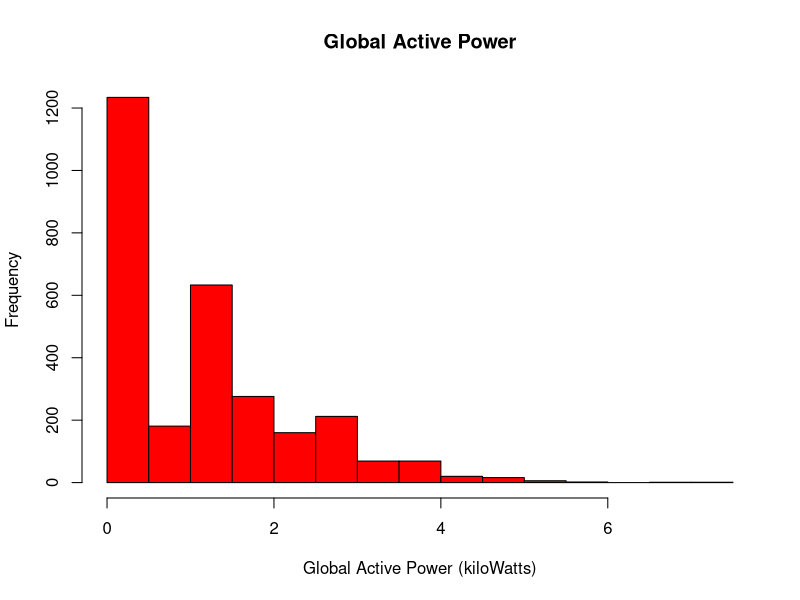
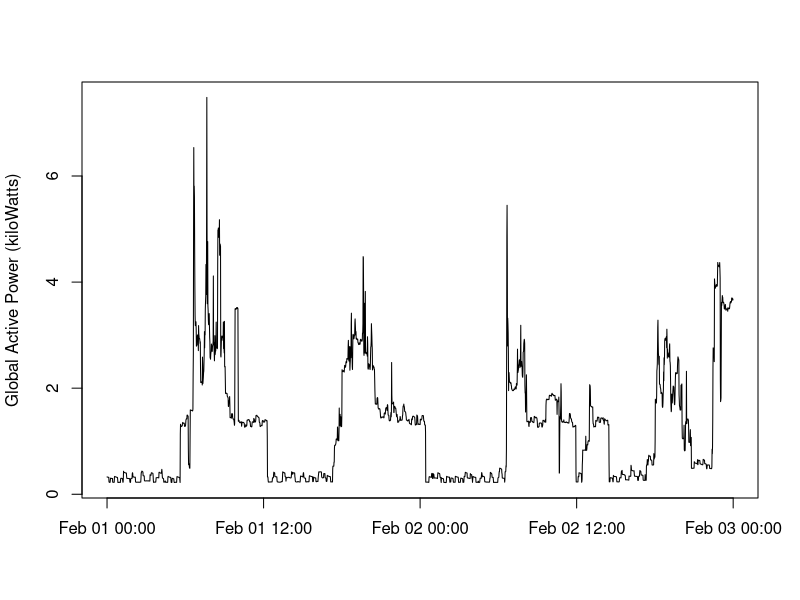
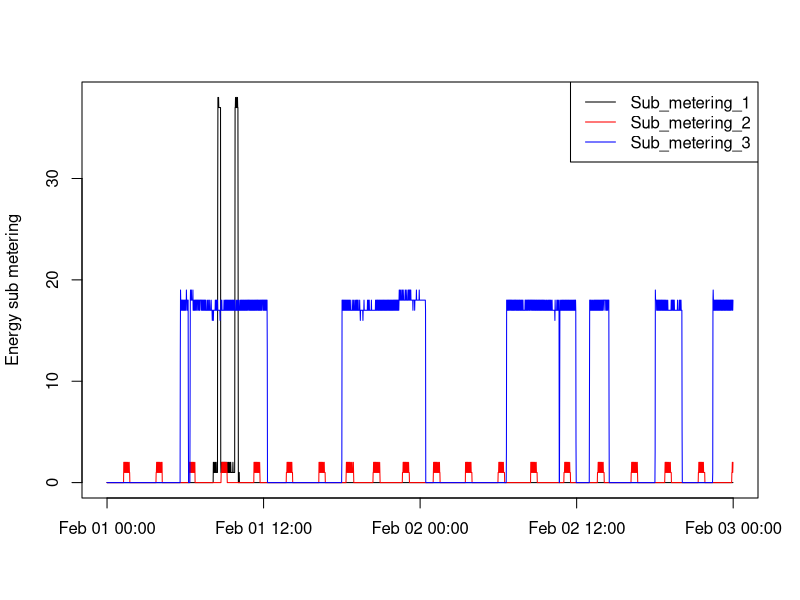
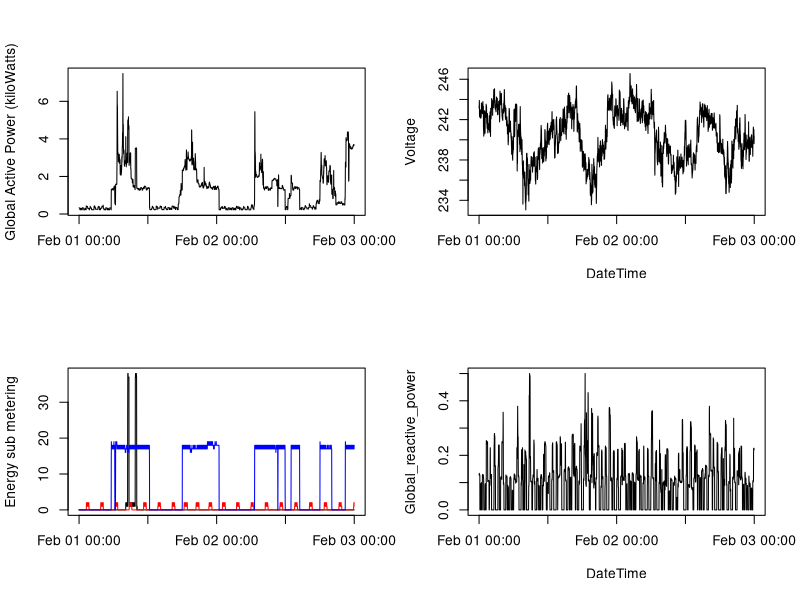

Reproduce these figures in R, in order.
# Read data for plotting from prepared CSV file
powerdata <- read.csv("powerdata.csv", header=T, sep=",", stringsAsFactors=F)
# DateTime needs to be formatted appropriately
powerdata$DateTime <-strptime(powerdata$DateTime, "%Y-%m-%d %T")
attach(powerdata)
# Plot a histoframm
#png("plot1.png")
dev.new(2)
hist(Global_active_power, col="Red", main="Global Active Power",xlab="Global Active Power (kiloWatts)")
#dev.off()
# Plot a line chart
dev.new(3)
plot(DateTime, Global_active_power, type="l", xlab="", ylab="Global Active Power (kiloWatts)")
# Plot Sub metering chart with legend
dev.new(4)
plot(DateTime, Sub_metering_1, type="l", xlab="", ylab="Energy sub metering")
lines(DateTime, Sub_metering_2, type="l", col="red")
lines(DateTime, Sub_metering_3, type="l", col="blue")
legend('topright', c("Sub_metering_1", "Sub_metering_2","Sub_metering_3"), lty=1, col=c("black", "red", "blue"))
# Plot 4-windows chart
dev.new(5)
par(mfrow=c(2,2))
plot(DateTime, Global_active_power, type="l", xlab="", ylab="Global Active Power (kiloWatts)")
plot(DateTime, Voltage, type="l", ylab="Voltage")
plot(DateTime, Sub_metering_1, type="l", xlab="", ylab="Energy sub metering")
lines(DateTime, Sub_metering_2, type="l", col="red")
lines(DateTime, Sub_metering_3, type="l", col="blue")
plot(DateTime, Global_reactive_power, type="l")
detach(powerdata)
rm("powerdata")
